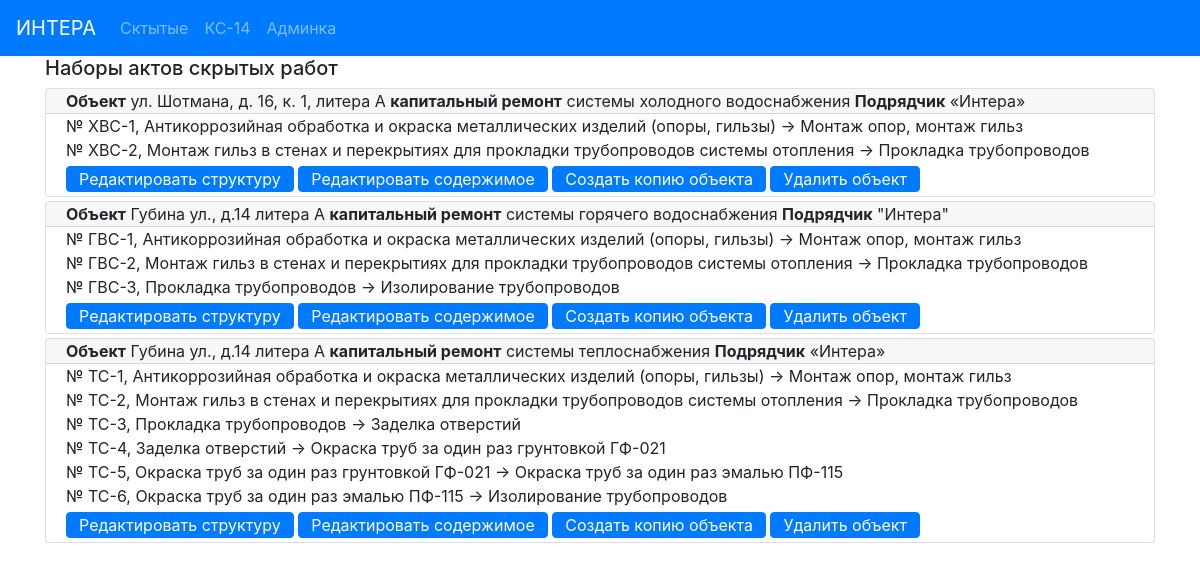
The page /actbase/ on the database as committed earlier.
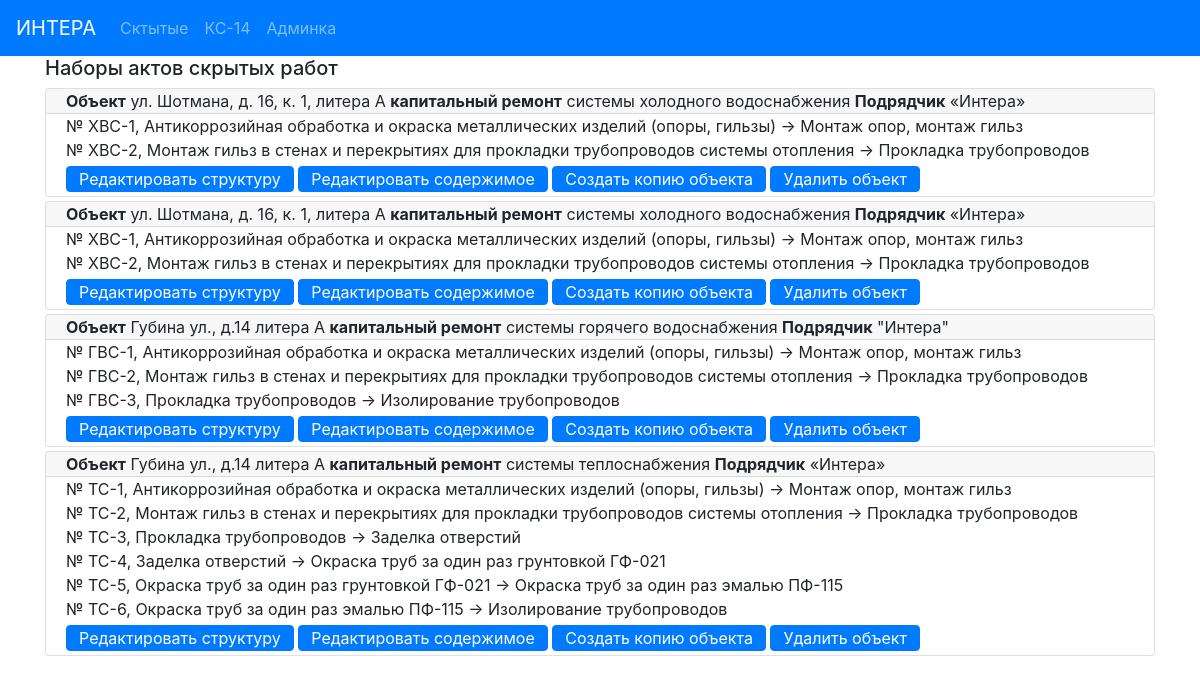
The same page on the database as committed later.
### hiddenactsbase/models.py (models this page shows, shortened)
class ObjectActs (models.Model):
    address = models.CharField(max_length=100, verbose_name='Адрес', blank=False)
    system_type = models.CharField(max_length=100, verbose_name='тип')
    designer = models.CharField(max_length=200, verbose_name='Проектант')
    contractor = models.CharField(max_length=300, verbose_name='Подрядчик',
                                  default='Общество с ограниченной ответственностью «Интера».' +
                                          'Свидетельство о государственной регистрации серия 78' +
                                          '№007274277 от  02.09.2009, ОГРН 1097847236783, ' +
                                          'ИНН 7805498649, 198188, г. Санкт-Петербург,' +
                                          ' ул. Возрождения, д.20, литер А, тел. 242-78-10.')
    supervisor_engineer = models.CharField(max_length=100, verbose_name='Технадзор')
    contractor_engineer = models.CharField(max_length=100, verbose_name='Прораб')
    project_number = models.CharField(max_length=100, verbose_name='Ном. проекта')
    exec_documents = models.CharField(max_length=100, verbose_name='Исполн.')
    supervisor_engineer_decree = models.CharField(max_length=100, verbose_name=' ')
    contractor_engineer_decree = models.CharField(max_length=100, verbose_name=' ')
    acts = models.ManyToManyField('HiddenActIS', blank=True, related_name='object_acts')
    class Meta:
        verbose_name = 'Набор актов объекта '
    def get_absolute_url(self):
        return reverse('object_detail_url', kwargs={'pk': self.pk})
    def get_edit_url(self):
        return reverse('object_edit_url', kwargs={'pk': self.pk})
    def get_short_contractor(self):
        s = re.findall(r"[\"\«\»\']\D+?[\"\«\»\']", self.contractor)
        if len(s) == 0:
            return self.contractor
        else:
            return s[0]

class HiddenActIS (models.Model):
    act_number = models.CharField(max_length=20, verbose_name='Ном. Акта', blank=True)
    act_date = models.CharField(max_length=50, verbose_name='Дата Акта')
    presented_work = models.CharField(max_length=200, verbose_name='Предъявл.')
    materials = models.CharField(max_length=200, verbose_name='Материалы')
    permitted_work = models.CharField(max_length=200, verbose_name='Разрешено')
    begin_date = models.CharField(max_length=50, verbose_name='От:')
    end_date = models.CharField(max_length=50, verbose_name='До:')
    class Meta:
        ordering = ['act_number']
        verbose_name = 'Акт скрытых инженерка '

### hiddenactsbase/views.py (the view)
# urls.py: path('', ObjectsList.as_view(), name='objects_list_url'),
class ObjectsList(View):
    @staticmethod
    def get(request):
        objs = ObjectActs.objects.order_by("-id")
        return render(request, 'hiddenactsbase/index.html',
                      context={'objects_acts': objs})

### hiddenactsbase/templates/hiddenactsbase/index.html
{% extends 'base.html' %}
{% block mycontent %}
    <div class="container">
        <h5>Наборы актов скрытых работ</h5>
    </div>
    <div class="container">
    {% for obj in objects_acts %}
        <div class="card my-1">
          <div class="card-header py-0 ">
              <b>Объект</b> {{ obj.address }} <b>капитальный ремонт</b> {{ obj.system_type }} <b>Подрядчик</b> {{ obj.get_short_contractor }}
          </div>
          <div class="card-body py-0">
            {% for act in  obj.acts.all %}
                <p class="card-text mb-0"> № {{ act.act_number }}, {{ act.presented_work }} -> {{ act.permitted_work }}</p>
            {% endfor %}
            <a href="{{ obj.get_absolute_url }}" class="btn btn-primary  my-1 py-0">Редактировать структуру</a>
            <a href="{{ obj.get_edit_url }}" class="btn btn-primary  my-1 py-0">Редактировать содержимое</a>
            <a href="{% url 'copy_object' obj.pk %}" class="btn btn-primary  my-1 py-0">Создать копию объекта</a>
            <a href="{% url 'delete_object' obj.pk %}" class="btn btn-primary  my-1 py-0">Удалить объект</a>
          </div>
        </div>
    {% endfor %}
    </div>
{% endblock %}

### templates/base.html (shortened to what this page needs)
<!DOCTYPE html>
{% load static %}
<html lang="ru">
<head>
    <link rel="stylesheet" href="https://stackpath.bootstrapcdn.com/bootstrap/4.1.3/css/bootstrap.min.css"
>
    <link rel="stylesheet" href="{% static 'css/style.css' %}">
</head>
<body>
    <nav class="navbar navbar-expand-lg navbar-dark bg-primary">
        <a class="navbar-brand" href="/">ИНТЕРА</a>
        <div class="collapse navbar-collapse" id="navbarNavAltMarkup">
            <div class="navbar-nav">
                <a class="nav-item nav-link " href="{% url 'objects_list_url' %}">Сктытые <span class="sr-only">(current)</span></a>
                <a class="nav-item nav-link " href="{% url 'ks14_list_url' %}">КС-14</a>
                <a class="nav-item nav-link" href="/admin">Админка</a>
            </div>
        </div>
    </nav>
    {% block mycontent %}
    {% endblock %}
</body>
</html>

Rows that differ between the two databases and show on the page:
added ObjectActs: address "ул. Шотмана, д. 16, к. 1, литера А", system_type "системы холодного водоснабжения", get_short_contractor "«Интера»"
added HiddenActIS: act_number "ХВС-1", presented_work "Антикоррозийная обработка и окраска металлических изделий (опоры, гильзы)", permitted_work "Монтаж опор, монтаж гильз", shown under "ул. Шотмана, д. 16, к. 1, литера А"
added HiddenActIS: act_number "ХВС-2", presented_work "Монтаж гильз в стенах и перекрытиях для прокладки трубопроводов системы отопления", permitted_work "Прокладка трубопроводов", shown under "ул. Шотмана, д. 16, к. 1, литера А"
